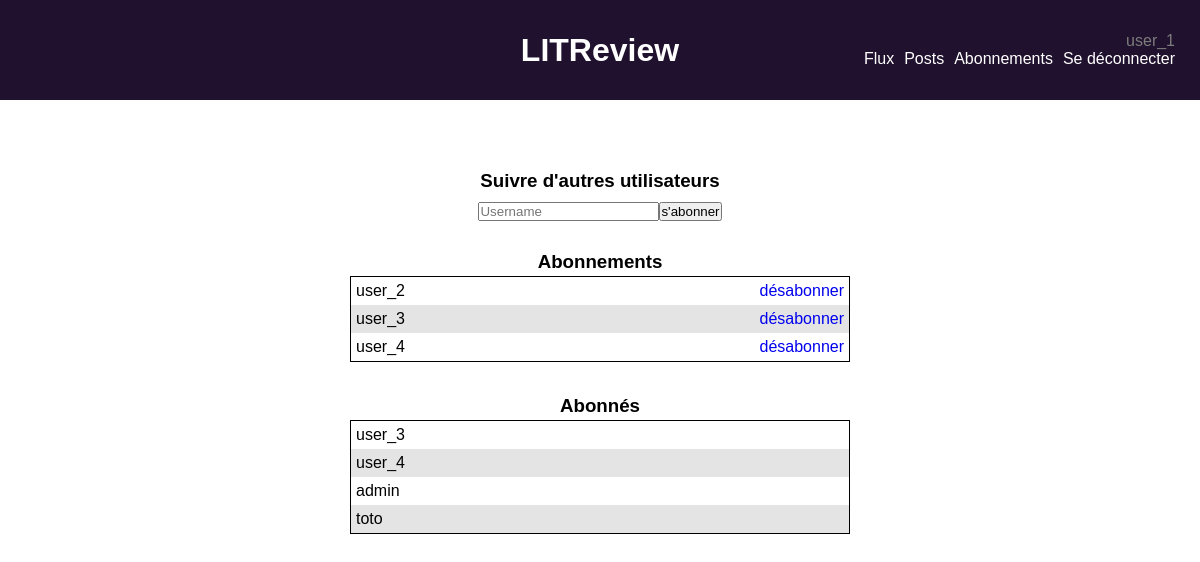
/follows/follow/ (signed in), run on an earlier commit of the app's database.
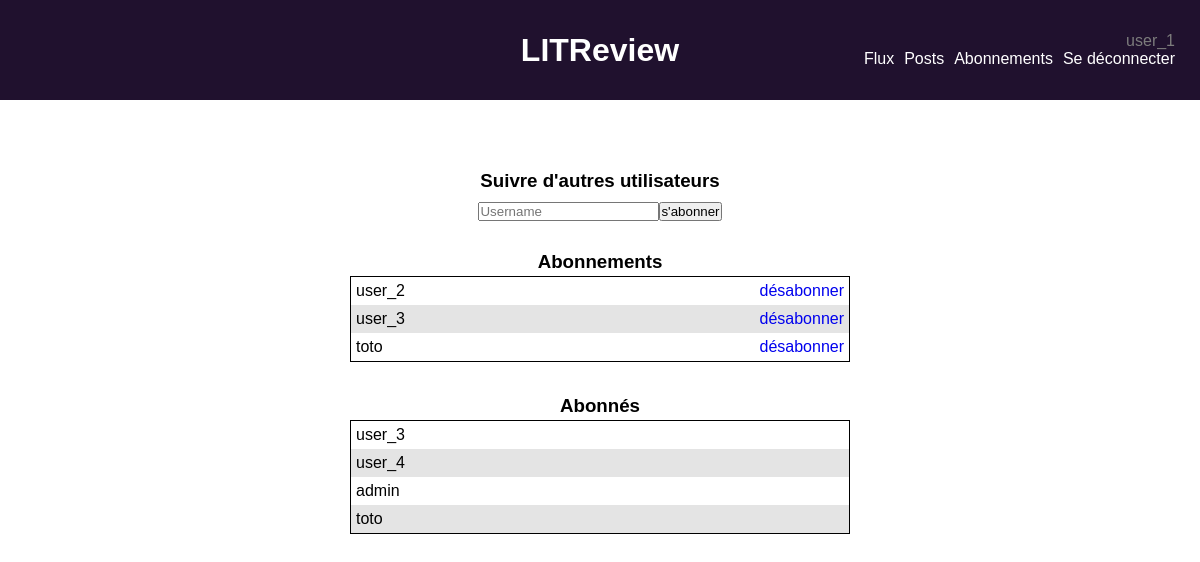
And on a later commit of the database.
### follow_sys/models.py (models this page shows)
class UserFollows(models.Model):
    user = models.ForeignKey(
        to=settings.AUTH_USER_MODEL,
        on_delete=models.CASCADE,
        related_name="following",
    )
    followed_user = models.ForeignKey(
        to=settings.AUTH_USER_MODEL,
        on_delete=models.CASCADE,
        related_name="followed_by",
    )
    class Meta:
        constraints = [
            models.UniqueConstraint(
                fields=["user", "followed_user"], name="unique_followers"
            )
        ]

### follow_sys/views.py (the view, shortened to what this page needs)
# urls.py: path("follow/", views.Subscriptions.as_view(), name="subscriptions"),
class Subscriptions(generic.ListView):
    template_name = "follow_sys/follow.html"
    def get(self, request):
        follow_form = FollowUserForm()
        current_user = request.user
        subscriptions = list(UserFollows.objects.filter(user=current_user))
        subscribers = [
            sub.user
            for sub in UserFollows.objects.filter(followed_user=current_user)
        ]
        context = {
            "follow_form": follow_form,
            "subscriptions": subscriptions,
            "subscribers": subscribers,
        }
        return render(request, "follow_sys/follow.html", context=context)

### follow_sys/forms.py
class FollowUserForm(forms.ModelForm):
    class Meta:
        model = models.UserFollows
        fields = ["user", "followed_user"]
        widgets = {
            "followed_user": forms.TextInput(attrs={"placeholder": "Username"})
        }

### follow_sys/templates/follow_sys/follow.html (shortened to what this page needs)
{% extends 'base.html' %}
{% block content %}
   <div class="follow_table">
      <h3>Suivre d'autres utilisateurs</h3>
      <form method="post">
         {{ follow_form.followed_user }}
         <button type="submit">s'abonner</button>
      </form>
   </div>
   <div class="follow_table">
      <h3>Abonnements</h3>
      {% if subscriptions %}
      <table>
         {% for sub in subscriptions %}
         <tr>
            <td>
               {{ sub.followed_user.username }}
            </td>
            <td>
               <a href="{% url 'follow_sys:delete-subscription' sub.followed_user.id %}">désabonner</a>
            </td>
         </tr>
         {% endfor %}
      </table>
      {% else %}
      <p>pas d'abonnement</p>
      {% endif %}
   </div>
   <div class="follow_table">
      <h3>Abonnés</h3>
      {% if subscribers %}
      <table>
         {% for subscriber in subscribers %}
         <tr>
            <td>
               {{ subscriber.username }}
            </td>
         </tr>
         {% endfor %}
      </table>
      {% else %}
         <p>pas d'abonné</p>
      {% endif %}
   </div>
{% endblock content %}

### templates/base.html (shortened to what this page needs)
{% load static %}
<!DOCTYPE html>
<html lang="en">
<head>
    <link rel="stylesheet" href="{% static '/styles.css' %}" />
</head>
<body>
    <header>
        <h1>LITReview</h1>
        {% if user.is_authenticated %}
        <nav class="nav_bar">
            <p id="username">{{ user }}</p>
            <ul>
                <li>
                    <a href="{% url 'publications:feed' %}">Flux</a>
                </li>
                <li>
                    <a href="{% url 'publications:posts' %}">Posts</a>
                </li>
                <li>
                    <a href="{% url 'follow_sys:subscriptions' %}">Abonnements</a>
                </li>
                <li>
                    <a href="{% url 'logout' %}">Se déconnecter</a>
                </li>
            </ul>
        </nav>
        {% endif %}
    </header>
    <main>
        <div class="container">
            {% block content %}
            {% endblock %}
        </div>
    </main>
</body>
</html>

### static/styles.css (style rules this page uses)
* { margin: 0%; padding: 0%; }
html { font-family: Verdana, Tahoma, sans-serif; }
body { display: grid; }
a:link, a:visited { text-decoration: none; }
header { position: fixed; display: flex; width: 100%; height: 100px; background-color: rgb(32, 17, 46); color: white; align-items: center; }
header>h1 { text-align: center; flex: 1 0 auto; }
.nav_bar { position: absolute; right: 0; display: flex; flex-direction: column; align-items: flex-end; margin-right: 25px; }
#username { color: rgb(124, 124, 124); }
ul { display: flex; flex-direction: row; justify-content: space-between; }
li { margin-left: 10px; list-style: none; }
li>a { color: white; }
main { display: flex; margin-top: 110px; }
.container { margin: 30px auto; display: flex; flex-direction: column; align-self: center; align-items: center; justify-content: center; width: 50%; max-width: 80%; width: fit-content; }
form>p, button { display: flex; flex-direction: column; margin-top: 10px; }
form>button { align-self: flex-end; }
.follow_table { display: flex; flex-direction: column; align-items: center; width: 500px; justify-content: center; margin-top: 30px; }
.follow_table>form { display: flex; flex-direction: row; align-items: flex-end; }
.follow_table table { table-layout: auto; border-collapse: collapse; width: 100%; border: 1px solid; margin: 3px; }
.follow_table tr:nth-child(even) { background-color: rgb(228, 228, 228); }
.follow_table td { padding: 5px; }
.follow_table td:nth-child(odd) { text-align: left; }
.follow_table td:nth-child(even) { text-align: right; }

What changed in the data, as far as the page shows it:
removed UserFollows: followed_user.username "user_4"
added UserFollows: followed_user.username "toto"
